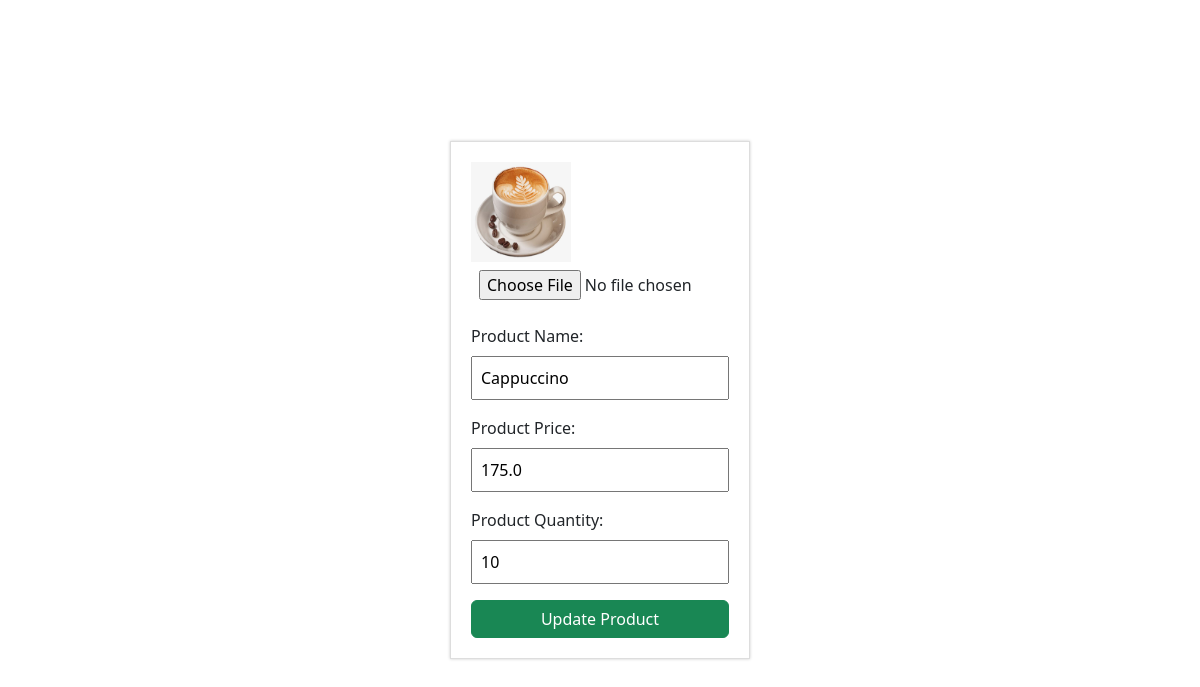
/a/u/1/ (signed in), run on the app's committed database.
### coffeeshop/models.py (models this page shows, shortened)
class Product(models.Model):
    id = models.AutoField(primary_key=True)
    img = models.ImageField(null=True,blank=True,upload_to='static/images/', default='images/questionmark.jpeg')
    name = models.CharField(max_length=255)
    price = models.FloatField(max_length=100)
    quantity = models.IntegerField(null=True,blank=True)

### coffeeshop/views.py (the view, shortened to what this page needs)
# urls.py: path('a/u/<int:pk>/', views.update_product, name='update'),
@login_required(login_url='admin_login')
def update_product(request, pk):
    obj = get_object_or_404(Product, pk=pk)
    return render(request, 'update_product.html', {'obj': obj})

### coffeeshop/templates/update_product.html (shortened to what this page needs)
<!DOCTYPE html>
<html lang="en">
<head>
    <link rel="stylesheet" href="https://stackpath.bootstrapcdn.com/bootstrap/4.5.2/css/bootstrap.min.css">
    <link rel="stylesheet" href="https://cdnjs.cloudflare.com/ajax/libs/font-awesome/6.0.0/css/all.min.css">
    <link href="https://cdn.jsdelivr.net/npm/bootstrap@5.3.2/dist/css/bootstrap.min.css" rel="stylesheet"
>
</head>
<body>
    <form method="post" enctype="multipart/form-data">
        {% if obj.img %}
        <img src="{{ obj.img.url }}" width="100" height="100">
        <input type="file" name="img" value="{{ obj.img.url }}" ><br>
        {% endif %}
        <label class="navbar-brand" for="n">Product Name:</label>
        <input type="text" name="n" value="{{ obj.name }}"><br>
        <label class="navbar-brand" for="p">Product Price:</label>
        <input type="text" name="p" value="{{ obj.price }}"><br>
        <label class="navbar-brand" for="q">Product Quantity:</label>
        <input type="text"  name="q" value="{{ obj.quantity }}"><br>
        <button id="btnn" class="btn btn-success" type="submit" onclick="updateProduct()">Update Product</button>
    </form>
</body>
</html>

### coffeeshop/templates/update_product.html (style rules this page uses)
body { display: flex; align-items: center; justify-content: center; height: 100vh; margin: 0; }
form { width: 300px; padding: 20px; border: 1px solid #ddd; box-shadow: 0 0 3px rgba(0, 0, 0, 0.2); }
form label { display: block; margin-bottom: 8px; }
form input { width: 100%; padding: 8px; margin-bottom: 16px; box-sizing: border-box; }
#btnn { width:100%; }

### data on the page
Product: img (picture), n "Cappuccino", p "175.0", q "10"
